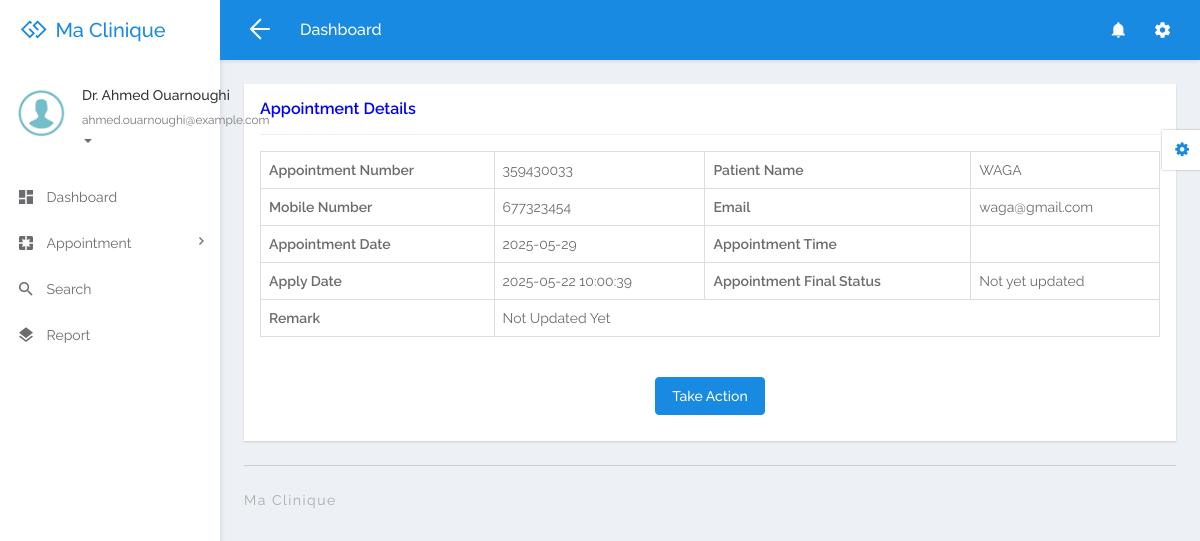
/doctor/view-appointment-detail.php?editid=11 (signed in), run on the app's committed database.
### tables this page shows
CREATE TABLE `tbldoctor` (
  `ID` int(5) NOT NULL,
  `FullName` varchar(250) DEFAULT NULL,
  `MobileNumber` bigint(10) DEFAULT NULL,
  `Email` varchar(250) DEFAULT NULL,
  `Specialization` varchar(250) DEFAULT NULL,
  `Password` varchar(259) DEFAULT NULL,
  `CreationDate` timestamp NULL DEFAULT current_timestamp()
);

CREATE TABLE `tblappointment` (
  `ID` int(10) NOT NULL,
  `AppointmentNumber` int(10) DEFAULT NULL,
  `Name` varchar(250) DEFAULT NULL,
  `MobileNumber` bigint(20) DEFAULT NULL,
  `Email` varchar(250) DEFAULT NULL,
  `AppointmentDate` date DEFAULT NULL,
  `Specialization` varchar(250) DEFAULT NULL,
  `Doctor` int(10) DEFAULT NULL,
  `ApplyDate` timestamp NULL DEFAULT current_timestamp(),
  `Remark` varchar(250) DEFAULT NULL,
  `Status` varchar(250) DEFAULT NULL,
  `UpdationDate` timestamp NULL DEFAULT NULL ON UPDATE current_timestamp(),
  `VilleID` int(10) DEFAULT NULL,
  `ClinicID` int(10) DEFAULT NULL
);

### doctor/view-appointment-detail.php (the view, shortened to what this page needs)
<?php
include('includes/dbconnection.php');
if (strlen($_SESSION['damsid']==0)) {
  header('location:logout.php');
  } else{
  ?>
<!DOCTYPE html>
<html lang="en">
<head>
	<link rel="stylesheet" href="libs/bower/font-awesome/css/font-awesome.min.css">
	<link rel="stylesheet" href="libs/bower/material-design-iconic-font/dist/css/material-design-iconic-font.css">
	<link rel="stylesheet" href="libs/bower/animate.css/animate.min.css">
	<link rel="stylesheet" href="libs/bower/fullcalendar/dist/fullcalendar.min.css">
	<link rel="stylesheet" href="libs/bower/perfect-scrollbar/css/perfect-scrollbar.css">
	<link rel="stylesheet" href="assets/css/bootstrap.css">
	<link rel="stylesheet" href="assets/css/core.css">
	<link rel="stylesheet" href="assets/css/app.css">
</head>
<body class="menubar-left menubar-unfold menubar-light theme-primary">
<?php include_once('includes/header.php');?>
<?php include_once('includes/sidebar.php');?>
<main id="app-main" class="app-main">
  <div class="wrap">
	<section class="app-content">
		<div class="row">
			<div class="col-md-12">
				<div class="widget">
					<header class="widget-header">
						<h4 class="widget-title" style="color: blue">Appointment Details</h4>
					</header>
					<hr class="widget-separator">
					<div class="widget-body">
						<div class="table-responsive">
							<?php
                  $eid=$_GET['editid'];
$sql="SELECT * from tblappointment  where ID=:eid";
$query = $dbh -> prepare($sql);
$query-> bindParam(':eid', $eid, PDO::PARAM_STR);
$query->execute();
$results=$query->fetchAll(PDO::FETCH_OBJ);
$cnt=1;
if($query->rowCount() > 0)
{
foreach($results as $row)
{               ?>
							<table border="1" class="table table-bordered mg-b-0">
                                            <tr>
    <th>Appointment Number</th>
    <td><?php  echo $aptno=($row->AppointmentNumber);?></td>
    <th>Patient Name</th>
    <td><?php  echo $row->Name;?></td>
  </tr>
  <tr>
    <th>Mobile Number</th>
    <td><?php  echo $row->MobileNumber;?></td>
    <th>Email</th>
    <td><?php  echo $row->Email;?></td>
  </tr>
   <tr>
    <th>Appointment Date</th>
    <td><?php  echo $row->AppointmentDate;?></td>
    <th>Appointment Time</th>
    <td><?php  echo $row->AppointmentTime;?></td>
  </tr>
  <tr>
    <th>Apply Date</th>
    <td><?php  echo $row->ApplyDate;?></td>
     <th>Appointment Final Status</th>
    <td colspan="4"> <?php  $status=$row->Status;
if($row->Status=="")
{
  echo "Not yet updated";
}
     ;?></td>
  </tr>
   <tr>
<th >Remark</th>
 <?php if($row->Remark==""){ ?>
                     <td colspan="3"><?php echo "Not Updated Yet"; ?></td>
<?php } else { ?>                  <td colspan="3"> <?php  echo htmlentities($row->Remark);?>
                  </td>
                  <?php } ?>
  </tr>
<?php $cnt=$cnt+1;}} ?>
</table>
<br>
<?php
if ($status=="" ){
?>
<p align="center"  style="padding-top: 20px">
 <button class="btn btn-primary waves-effect waves-light w-lg" data-toggle="modal" data-target="#myModal">Take Action</button></p>
<?php } ?>
					</div>
				</div>
			</div>
		</div>
	</section>
</div>
  <?php include_once('includes/footer.php');?>
</main>
<?php include_once('includes/customizer.php');?>
</body>
</html>
<?php }  ?>

### doctor/includes/sidebar.php (shortened to what this page needs)
<aside id="menubar" class="menubar light">
  <div class="app-user">
    <div class="media">
      <div class="media-left">
        <div class="avatar avatar-md avatar-circle">
          <a href="javascript:void(0)"><img class="img-responsive" src="assets/images/images.png" alt="avatar"/></a>
        </div>
      </div>
      <div class="media-body">
        <div class="foldable">
          <?php
$eid=$_SESSION['damsid'];
$sql="SELECT FullName,Email from  tbldoctor where ID=:eid";
$query = $dbh -> prepare($sql);
$query->bindParam(':eid',$eid,PDO::PARAM_STR);
$query->execute();
$results=$query->fetchAll(PDO::FETCH_OBJ);
foreach($results as $row)
{
$email=$row->Email;
$fname=$row->FullName;
}   ?>
          <h5><a href="javascript:void(0)" class="username"><?php  echo $fname ;?></a></h5>
          <ul>
            <li class="dropdown">
              <a href="javascript:void(0)" class="dropdown-toggle usertitle" data-toggle="dropdown" aria-haspopup="true" aria-expanded="false">
                <small><?php  echo $email;?></small>
                <span class="caret"></span>
              </a>
            </li>
          </ul>
        </div>
      </div>
    </div>
  </div>
  <div class="menubar-scroll">
    <div class="menubar-scroll-inner">
      <ul class="app-menu">
        <li class="has-submenu">
          <a href="dashboard.php">
            <i class="menu-icon zmdi zmdi-view-dashboard zmdi-hc-lg"></i>
            <span class="menu-text">Dashboard</span>
          </a>
        </li>
       <li class="has-submenu">
          <a href="javascript:void(0)" class="submenu-toggle">
            <i class="menu-icon zmdi zmdi-pages zmdi-hc-lg"></i>
            <span class="menu-text">Appointment</span>
            <i class="menu-caret zmdi zmdi-hc-sm zmdi-chevron-right"></i>
          </a>
        </li>
        <li>
          <a href="search.php">
            <i class="menu-icon zmdi zmdi-search zmdi-hc-lg"></i>
            <span class="menu-text">Search</span>
          </a>
        </li>
        <li>
          <a href="appointment-bwdates.php">
            <i class="menu-icon zmdi zmdi-layers zmdi-hc-lg"></i>
            <span class="menu-text">Report</span>
          </a>
        </li>
      </ul>
    </div>
  </div>
</aside>

### data on the page
tbldoctor: FullName "Dr. Ahmed Ouarnoughi", Email "ahmed.ouarnoughi@example.com"
tblappointment: AppointmentNumber "359430033", Name "WAGA", MobileNumber "677323454", Email "waga@gmail.com", AppointmentDate "2025-05-29", ApplyDate "2025-05-22 10:00:39", shows "Not yet updated", shows "Not Updated Yet"
